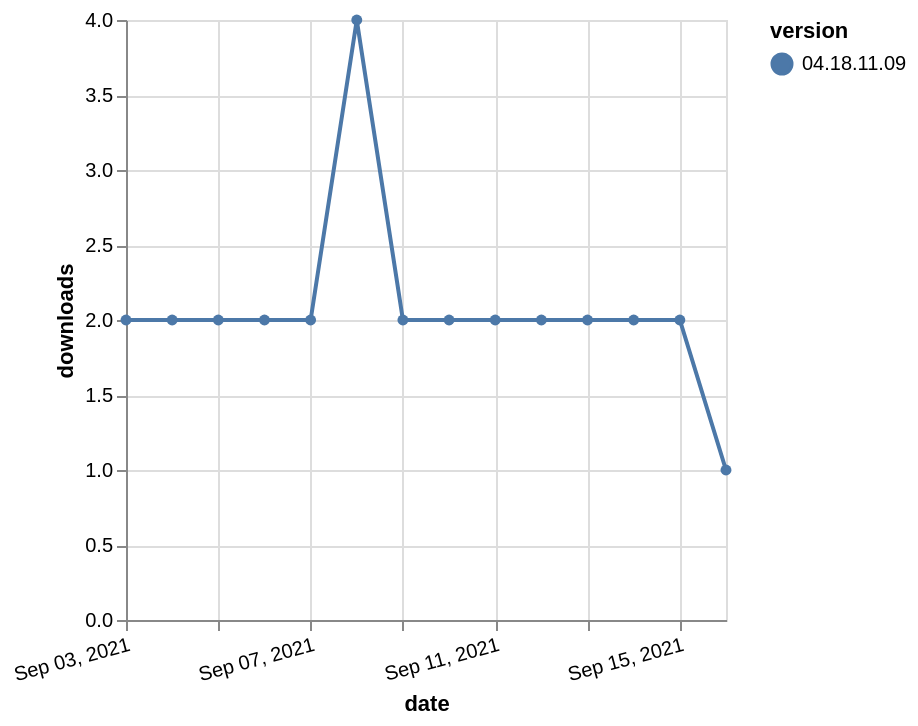

Write the Vega-Lite specification saved for this chart.
### Vega-Lite specification from a JSON file in a GitHub repository (floating-point values rounded to 4 significant figures)
{"$schema": "https://vega.github.io/schema/vega-lite/v5.json", "description": "A simple bar chart with embedded data.", "data": {"values": [{"date": "2021-09-03", "total": 836, "delta": 2, "version": "04.18.11.09"}, {"date": "2021-09-04", "total": 838, "delta": 2, "version": "04.18.11.09"}, {"date": "2021-09-05", "total": 840, "delta": 2, "version": "04.18.11.09"}, {"date": "2021-09-06", "total": 842, "delta": 2, "version": "04.18.11.09"}, {"date": "2021-09-07", "total": 844, "delta": 2, "version": "04.18.11.09"}, {"date": "2021-09-08", "total": 848, "delta": 4, "version": "04.18.11.09"}, {"date": "2021-09-09", "total": 850, "delta": 2, "version": "04.18.11.09"}, {"date": "2021-09-10", "total": 852, "delta": 2, "version": "04.18.11.09"}, {"date": "2021-09-11", "total": 854, "delta": 2, "version": "04.18.11.09"}, {"date": "2021-09-12", "total": 856, "delta": 2, "version": "04.18.11.09"}, {"date": "2021-09-13", "total": 858, "delta": 2, "version": "04.18.11.09"}, {"date": "2021-09-14", "total": 860, "delta": 2, "version": "04.18.11.09"}, {"date": "2021-09-15", "total": 862, "delta": 2, "version": "04.18.11.09"}, {"date": "2021-09-16", "total": 863, "delta": 1, "version": "04.18.11.09"}]}, "width": "container", "mark": {"type": "line", "point": {"filled": true}}, "encoding": {"x": {"field": "date", "type": "temporal", "timeUnit": "yearmonthdate", "title": "date", "axis": {"labelAngle": -15}}, "y": {"field": "delta", "type": "quantitative", "title": "downloads"}, "color": {"field": "version", "type": "nominal"}, "tooltip": {"field": "delta"}}}
